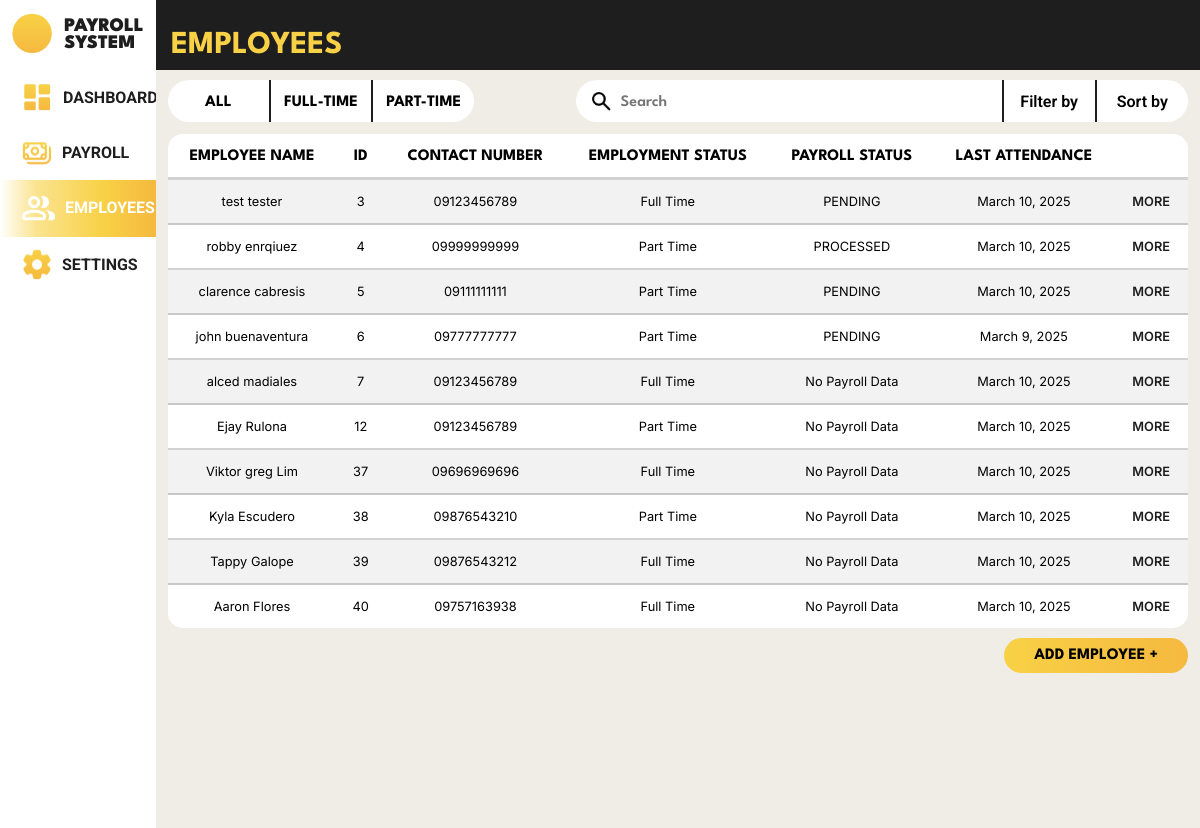
The page /payroll_system/employees/ (signed in) on the database its author committed.
### payroll_system/models.py (models this page shows, shortened)
class Employee(models.Model):
    class Gender(models.TextChoices):
        MALE = 'Male', _('Male')
        FEMALE = 'Female', _('Female')
        OTHERS = 'Others', _('Others')
    class HighestEducation(models.TextChoices):
        GRADESCHOOL = 'Grade School', _('Grade School')
        HIGHSCHOOL = 'High School', _('High School')
        BACHELORS_DEGREE = 'Bachelor\'s Degree', _('Bachelor\'s Degree')
        VOCATIONAL_EDUCATION = 'Vocational Education', _('Vocational Education')
        MASTERS_DEGREE = 'Master\'s Degree', _('Master\'s Degree')
    class EmployeeStatus(models.TextChoices):
        FULLTIME = 'Full Time', _('Full Time')
        PARTTIME = 'Part Time', _('Part Time')
    class ActiveStatus(models.TextChoices):
        ACTIVE = 'Active', _('Active')
        INACTIVE = 'Inactive', _('Inactive')
    employee_id = models.AutoField(primary_key=True)
    first_name = models.CharField(max_length=100, null=False)
    last_name = models.CharField(max_length=100, null=False)
    gender = models.CharField(max_length=6, choices=Gender.choices, null=False)
    date_of_birth = models.DateField(null=True)
    contact_number = models.CharField(max_length=15, null=True)
    emergency_contact = models.CharField(max_length=15, null=True)
    barangay = models.CharField(max_length=100, null=True)
    postal_address = models.IntegerField(null=True)
    highest_education = models.CharField(max_length=20, choices=HighestEducation.choices, null=True)
    work_experience = models.CharField(max_length=2083, null=True)
    date_of_employment = models.DateField(default=timezone.now)
    days_worked = models.IntegerField(default=0, null=False)
    employee_status = models.CharField(max_length=9, choices=EmployeeStatus.choices, null=True)
    active_status = models.CharField(max_length=8, choices=ActiveStatus.choices, default=ActiveStatus.ACTIVE)
    absences = models.IntegerField(default=0, null=False)
    employee_image = models.ImageField(null=True, blank=True, upload_to='images/')

class Payroll(models.Model):
    class PayrollStatus(models.TextChoices):
        PENDING = 'PENDING', _('Pending')
        PROCESSED = 'PROCESSED', _('Processed')
    payroll_id = models.AutoField(primary_key=True)
    rate = models.FloatField(default=0, null=False)
    incentives = models.FloatField(default=0, null=False)
    payroll_status = models.CharField(max_length=9, choices=PayrollStatus.choices, default=PayrollStatus.PENDING, null=True, blank=True)
    deductions = models.FloatField(default=0, null=False)
    salary = models.FloatField(default=0, null=False)
    cash_advance = models.FloatField(default=0, null=False)
    under_time = models.FloatField(default=0, null=False)
    payment_date = models.DateField(null=False)
    employee_id_fk = models.ForeignKey(Employee, on_delete=models.CASCADE, related_name='payrolls')
    attendance_id_fk = models.ForeignKey(Attendance, null=True, blank=True, on_delete=models.CASCADE)

### payroll_system/views.py (the view)
# urls.py: path('employees/', views.employees, name='employees'),
@login_required
def employees(request):
    latest_attendance_subquery = (
        Attendance.objects
        .filter(employee_id_fk=OuterRef('pk'))
        .order_by('-date')  # The minus sign sorts by date descending (newest first)
        .values('date')[:1]  # Limit to 1 result
    )
    employees = (
        Employee.objects
        .prefetch_related('payrolls')
        .annotate(latest_attendance_date=Subquery(latest_attendance_subquery))
        .all()
    )
    context = {
        'employees': employees
    }
    return render(request, 'payroll_system/employees.html', context)

### payroll_system/templates/payroll_system/employees.html (shortened to what this page needs)
{% load static %}
<!DOCTYPE html>
<html lang="en">
<head>
    <link rel="stylesheet" href="{% static 'css/template.css' %}">
    <link rel="stylesheet" href="{% static 'css/employees.css' %}">
</head>
<body>
    <div class="body">
        <nav>
            <div class="logo">
                <div class="logo-group">
                    <div class="logo-picture">
                    </div>
                    <div class="logo-name">
                        <p>PAYROLL</p>
                        <p>SYSTEM</p>
                    </div>
                </div>
            </div>
            <div class="menu">
                <ul>
                    <li class="menu-dashboard">
                        <a href="{% url 'payroll_system:dashboard' %}">
                            <img src="{% static 'images/dashboard_icon.png' %}" alt="">
                            <div class="link">DASHBOARD</div>
                        </a>
                    </li>
                    <li class="menu-payroll">
                        <a href="{% url 'payroll_system:payrolls' %}">
                            <img src="{% static 'images/payroll_icon.png' %}" alt="">
                            <div class="link">PAYROLL</div>
                        </a>
                    </li>
                    <li class="menu-employees" id="focused">
                        <a href="{% url 'payroll_system:employees' %}">
                            <img src="{% static 'images/employee_icon_focused.png' %}" alt="">
                            <div class="link">EMPLOYEES</div>
                        </a>
                    </li>
                    <li class="menu-settings">
                        <a href="{% url 'payroll_system:settings' %}">
                            <img src="{% static 'images/settings_icon.png' %}" alt="">
                            <div class="link">SETTINGS</div>
                        </a>
                    </li>
                </ul>
            </div>
        </nav>
        <header>
            <h1>EMPLOYEES</h1>
        </header>
        <div class="system_content">
            <div class="container">
                <div class="top">
                    <div class="container_1">
                        <div class="employee_status">
                            <div class="all">
                                <button>
                                    <p>ALL</p>
                                </button>
                            </div>
                            <div class="full-time">
                                <button>
                                    <p>FULL-TIME</p>
                                </button>
                            </div>
                            <div class="part-time">
                                <button>
                                    <p>PART-TIME</p>
                                </button>
                            </div>
                        </div>
                    </div>
                    <div class="container_2">
                        <div class="search_filter" >
                            <div class="search">
                                <form method="post">
                                    <button type="submit"><img src="{% static 'images/search_icon.png' %}" alt=""></button>
                                    <input type="text" placeholder="Search">
                                </form>
                            </div>
                            <div class="filter">
                                <button>
                                    <p>Filter by</p>
                                </button>
                            </div>
                            <div class="sort">
                                <button>
                                    <p>Sort by</p>
                                </button>
                            </div>
                        </div>
                    </div>
                </div>
                <div class="table">
                    <table>
                        <tr>
                            <th>EMPLOYEE NAME</th>
                            <th>ID</th>
                            <th>CONTACT NUMBER</th>
                            <th>EMPLOYMENT STATUS</th>
                            <th>PAYROLL STATUS</th>
                            <th>LAST ATTENDANCE</th>
                            <th></th>
                        </tr>
                        {% for employee in employees %}
                            <tr class="emp1">
                                <td>{{ employee.first_name }} {{ employee.last_name }}</td>
                                <td>{{ employee.employee_id }}</td>
                                <td>{{ employee.contact_number}}</td>
                                <td>{{ employee.employee_status }}</td>
                            {% for payroll in employee.payrolls.all %}
                                <td>{{ payroll.payroll_status }}</td>
                            {% empty %}
                                <td>No Payroll Data</td>
                            {% endfor %}
                                <td>
                                    {% if employee.latest_attendance_date %}
                                        {{ employee.latest_attendance_date }}
                                    {% else %}
                                        No Attendance Data
                                    {% endif %}
                                </td>
                                <td>
                                    <a href="{% url 'payroll_system:employee_profile' employee.employee_id %}">MORE</a>
                                </td>
                            </tr>
                        {% endfor %}
                    </table>
                    <div class="button">
                        <a href="{% url 'payroll_system:employee_registration' %}"><button class="addemployeebutton">ADD EMPLOYEE +</button></a>
                    </div>
                </div>
            </div>
        </div>
    </div>
</body>
</html>

### static/css/template.css (style rules this page uses)
html, body { margin: 0; height: 100%; width: 100%; background-color: #EFEDE6; }
.body { height: 100%; width: 100%; display: grid; grid-template-areas: 'nav head head' 'nav main main' 'nav main main'; grid-template-columns: 13% auto auto; grid-template-rows: 70px auto auto; background-color: #EFEDE6; }
nav { height: 100%; width: 13%; position: fixed; top: 0; left: 0; grid-area: nav; z-index: 10; background-color: white; }
nav .logo { height: 70px; display: flex; justify-content: center; align-items: center; }
nav .logo .logo-group { display: flex; overflow: hidden; }
nav .logo .logo-group .logo-name { margin: 5px 0 5px 12px; }
nav .logo .logo-group .logo-name p { margin: 0; text-align: left; color: #1e1e1e; font-family: 'League Spartan'; font-size: 120%; font-weight: 900; }
nav .menu { height: fit-content; }
nav .menu ul { list-style-type: none; margin: 0; padding: 0; }
nav .menu ul .menu-dashboard, nav .menu ul .menu-payroll, nav .menu ul .menu-employees, nav .menu ul .menu-settings { margin: 0; padding: 10px 20px; overflow: hidden; }
nav .menu ul .menu-dashboard a, nav .menu ul .menu-payroll a, nav .menu ul .menu-employees a, nav .menu ul .menu-settings a { text-decoration: none; display: flex; }
nav .menu ul .menu-dashboard a .link, nav .menu ul .menu-payroll a .link, nav .menu ul .menu-employees a .link, nav .menu ul .menu-settings a .link { margin: 8px; text-decoration: none; text-align: left; color: #1e1e1e; font-family: 'Roboto'; font-size: 100%; font-weight: 700; }
#focused { background: linear-gradient(89.98deg, rgba(248, 209, 70, 0), rgba(248, 209, 70, 0.6) 23%, #f8d146 66%, #f5b93f); }
#focused .link { color: #fff; }
header { grid-area: head; z-index: 9; background-color: #1e1e1e; color: #f8d146; font-family: 'League Spartan'; display: flex; justify-content: start; align-items: end; }
header h1 { margin: 10px 15px; font-size: 2rem; }
.system_content { grid-area: main; z-index: 8; background: none; }

### rows shown on the page
Employee: first_name "test", last_name "tester", employee_id "3", contact_number "09123456789", employee_status "Full Time", latest_attendance_date "March 10, 2025"
Payroll: payroll_status "PENDING"
Employee: first_name "robby", last_name "enrqiuez", employee_id "4", contact_number "09999999999", employee_status "Part Time", latest_attendance_date "March 10, 2025"
Payroll: payroll_status "PROCESSED"
Employee: first_name "clarence", last_name "cabresis", employee_id "5", contact_number "09111111111", employee_status "Part Time", latest_attendance_date "March 10, 2025"
Payroll: payroll_status "PENDING"
Employee: first_name "john", last_name "buenaventura", employee_id "6", contact_number "09777777777", employee_status "Part Time", latest_attendance_date "March 9, 2025"
Payroll: payroll_status "PENDING"
Employee: first_name "alced", last_name "madiales", employee_id "7", contact_number "09123456789", employee_status "Full Time", latest_attendance_date "March 10, 2025"
Employee: first_name "Ejay", last_name "Rulona", employee_id "12", contact_number "09123456789", employee_status "Part Time", latest_attendance_date "March 10, 2025"
Employee: first_name "Viktor greg", last_name "Lim", employee_id "37", contact_number "09696969696", employee_status "Full Time", latest_attendance_date "March 10, 2025"
Employee: first_name "Kyla", last_name "Escudero", employee_id "38", contact_number "09876543210", employee_status "Part Time", latest_attendance_date "March 10, 2025"
Employee: first_name "Tappy", last_name "Galope", employee_id "39", contact_number "09876543212", employee_status "Full Time", latest_attendance_date "March 10, 2025"
Employee: first_name "Aaron", last_name "Flores", employee_id "40", contact_number "09757163938", employee_status "Full Time", latest_attendance_date "March 10, 2025"
